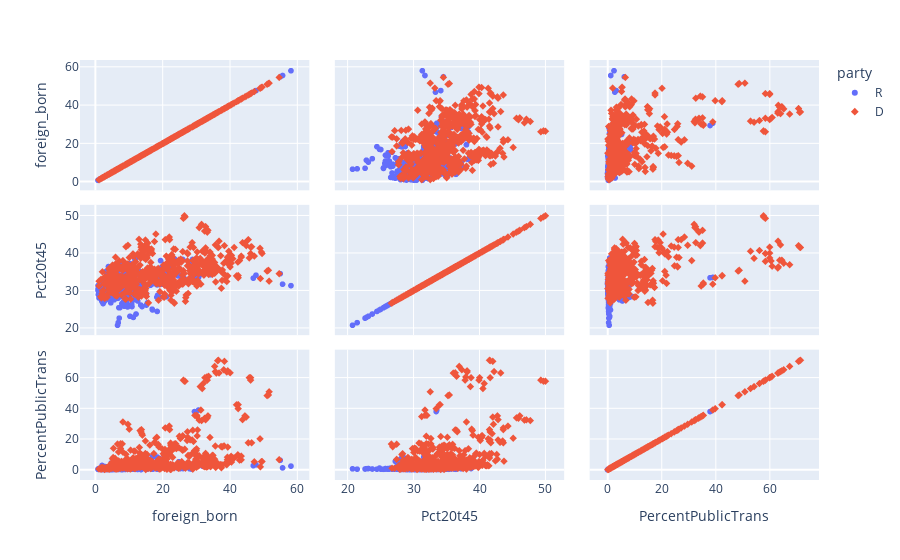

Notebook code for this chart:
### Code cell
#EDA showing relationship between features and pctDem
import plotly.express as px
fig = px.scatter_matrix(df, dimensions = ['foreign_born', 'Pct20t45', 'PercentPublicTrans'], color = 'party', symbol = 'party')
fig.show()

### Figure 1 — Plotly figure (JSON) as saved in the notebook; plotly's stock layout.template omitted (floating-point values rounded to 4 significant figures; data arrays with more than 128 entries replaced by an {"elided": "..."} marker saying what was removed)
{"data": [{"dimensions": [{"axis": {"matches": true}, "label": "foreign_born", "values": {"elided": "662 float values"}}, {"axis": {"matches": true}, "label": "Pct20t45", "values": {"elided": "662 float values"}}, {"axis": {"matches": true}, "label": "PercentPublicTrans", "values": {"elided": "662 float values"}}], "hovertemplate": "party=R<br>%{xaxis.title.text}=%{x}<br>%{yaxis.title.text}=%{y}<extra></extra>", "legendgroup": "R", "marker": {"color": "#636efa", "symbol": "circle"}, "name": "R", "showlegend": true, "type": "splom"}, {"dimensions": [{"axis": {"matches": true}, "label": "foreign_born", "values": {"elided": "606 float values"}}, {"axis": {"matches": true}, "label": "Pct20t45", "values": {"elided": "606 float values"}}, {"axis": {"matches": true}, "label": "PercentPublicTrans", "values": {"elided": "606 float values"}}], "hovertemplate": "party=D<br>%{xaxis.title.text}=%{x}<br>%{yaxis.title.text}=%{y}<extra></extra>", "legendgroup": "D", "marker": {"color": "#EF553B", "symbol": "diamond"}, "name": "D", "showlegend": true, "type": "splom"}], "layout": {"dragmode": "select", "legend": {"title": {"text": "party"}, "tracegroupgap": 0}, "margin": {"t": 60}}}
